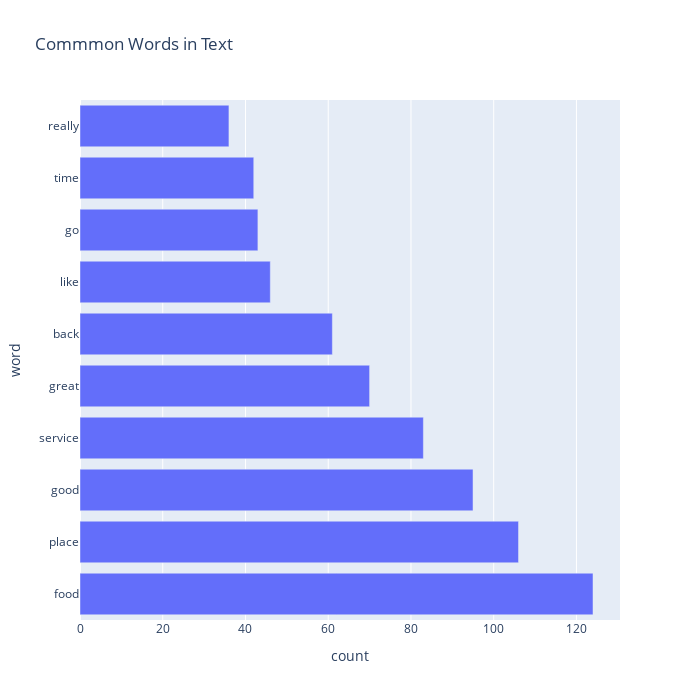

This figure's notebook cell:
### Code cell
px.bar(temp, x="count", y="word", title='Commmon Words in Text', orientation='h', 
             width=700, height=700)

### Figure 1 — Plotly figure (JSON) as saved in the notebook; plotly's stock layout.template omitted (floating-point values rounded to 4 significant figures)
{"data": [{"alignmentgroup": "True", "hovertemplate": "count=%{x}<br>word=%{y}<extra></extra>", "legendgroup": "", "marker": {"color": "#636efa", "pattern": {"shape": ""}}, "name": "", "offsetgroup": "", "orientation": "h", "showlegend": false, "textposition": "auto", "type": "bar", "x": [124, 106, 95, 83, 70, 61, 46, 43, 42, 36], "xaxis": "x", "y": ["food", "place", "good", "service", "great", "back", "like", "go", "time", "really"], "yaxis": "y"}], "layout": {"barmode": "relative", "height": 700, "legend": {"tracegroupgap": 0}, "title": {"text": "Commmon Words in Text"}, "width": 700, "xaxis": {"anchor": "y", "domain": [0, 1], "title": {"text": "count"}}, "yaxis": {"anchor": "x", "domain": [0, 1], "title": {"text": "word"}}}}
